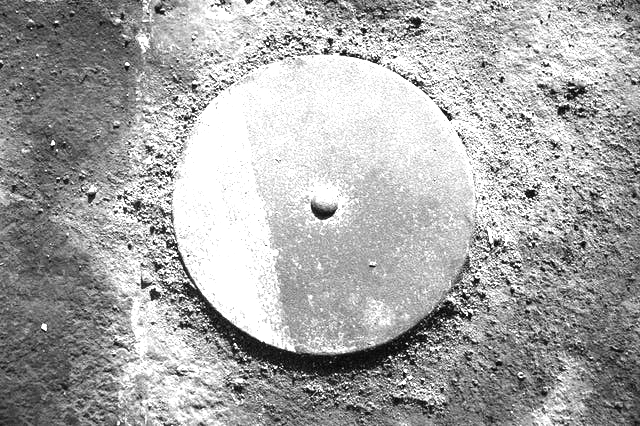
#> input picture grey.png, 640 x 426 px
$ python ssim_example.py
#> lines starting #> are read from the running program, lines starting #| are printed output that depends on the picture; long printed decimals are rounded
import numpy as np
from skimage.metrics import structural_similarity as ssim
import cv2


def compare_image(original_img: np.array, new_img: np.array) -> float:
    original_img = cv2.resize(original_img, (1920, 1080))
    new_img = cv2.resize(new_img, (1920, 1080))
    original_img = cv2.cvtColor(original_img, cv2.COLOR_BGR2GRAY)
    new_img = cv2.cvtColor(new_img, cv2.COLOR_BGR2GRAY)
    structural_similarity_measure = ssim(original_img, new_img)
    return structural_similarity_measure


if __name__ == "__main__":
    original_image = cv2.imread("grey.png")
#> original_image is the input picture: shape (426, 640, 3); min 0, max 255, mean 168.1
    list_of_images = ["test.png", "grey.png", "apple.jpg", "pixabay_nature.jpg"]
    for img in list_of_images:
        new_image = cv2.imread(img)
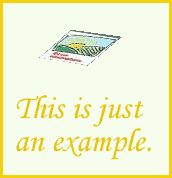
#> input picture test.png, 172 x 178 px
#> new_image is the input picture: shape (178, 172, 3); mean B, G, R 207.9, 244.3, 241.7
        ssim_score = compare_image(original_image, new_image)
#> in compare_image, `original_img = cv2.resize(original_img, (1920, 1080))`:
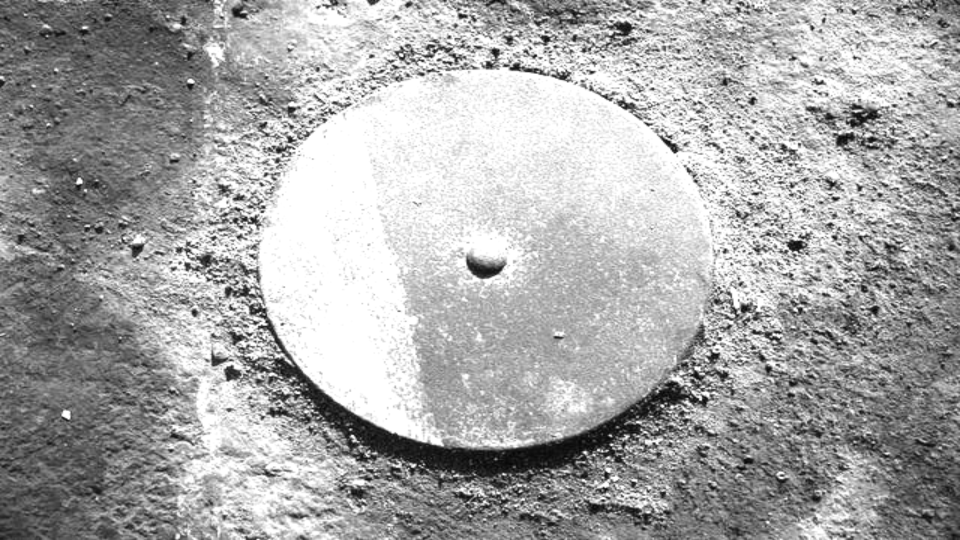
#> original_img: shape (1080, 1920, 3) (shown at 1/2 size); min 1, max 255, mean 168
#> in compare_image, `new_img = cv2.resize(new_img, (1920, 1080))`:
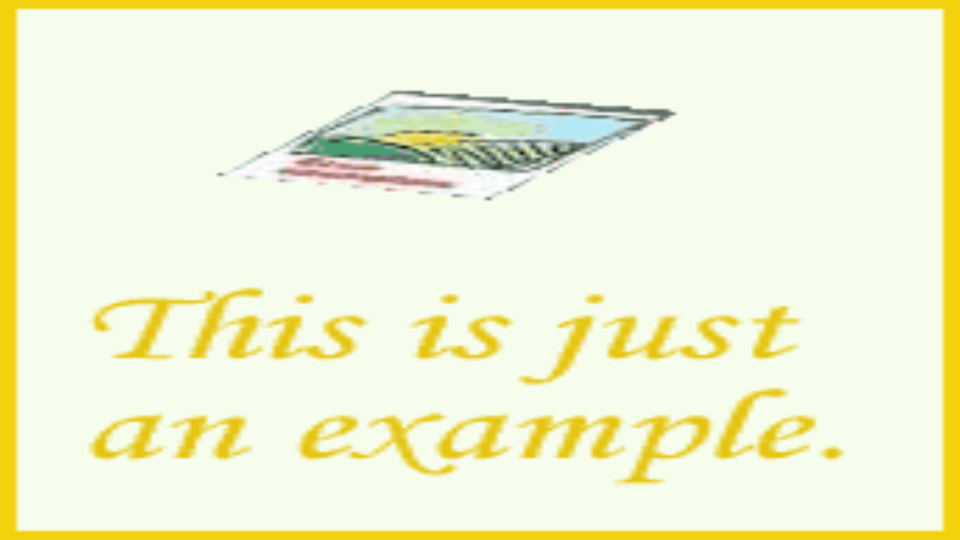
#> new_img: shape (1080, 1920, 3) (shown at 1/2 size); mean of channels 0, 1, 2 207.9, 244.3, 241.6; drawn as B, G, R
#> in compare_image, `new_img = cv2.cvtColor(new_img, cv2.COLOR_BGR2GRAY)`:
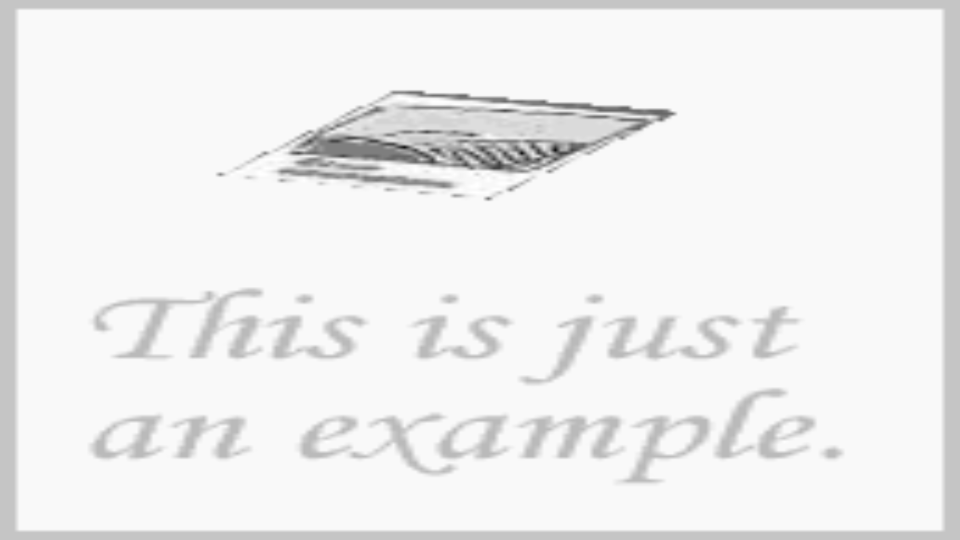
#> new_img: shape (1080, 1920) (shown at 1/2 size); min 7, max 255, mean 239.4
#> in compare_image, `structural_similarity_measure = ssim(original_img, new_img)`: structural_similarity_measure = 0.197
#> ssim_score = 0.197
        print(ssim_score)
#| 0.1975
#> pass 3 of the loop `for img in list_of_images:`:
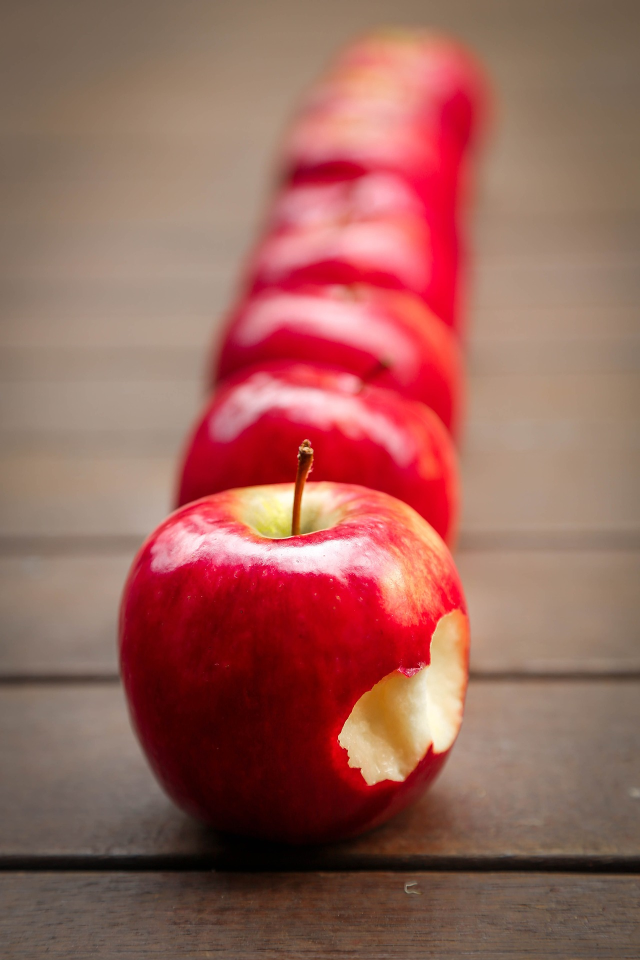
#> input picture apple.jpg, 1280 x 1920 px (shown at 1/2 size)
#> new_image is the input picture: shape (1920, 1280, 3); mean B, G, R 90.4, 99.3, 155.6
#> in compare_image (call 3), `new_img = cv2.resize(new_img, (1920, 1080))`:
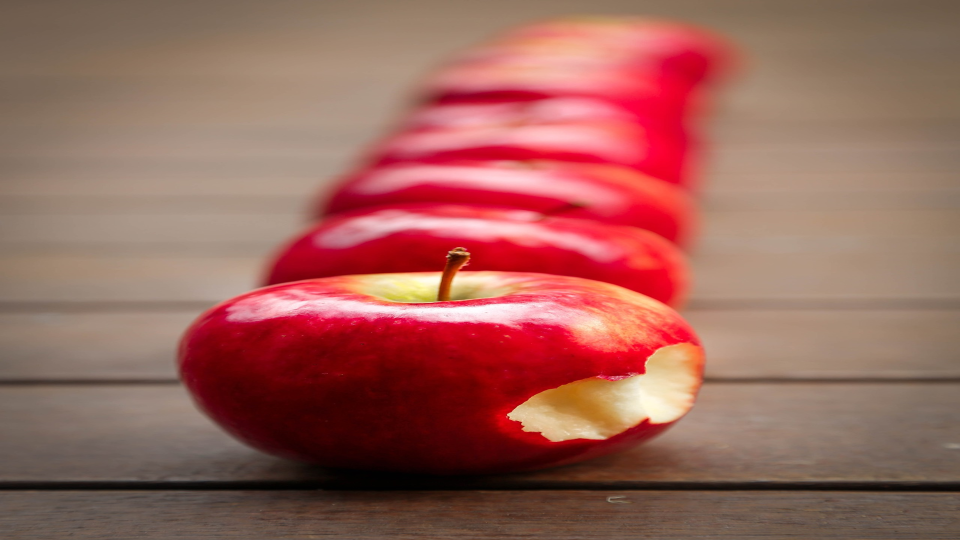
#> new_img: shape (1080, 1920, 3) (shown at 1/2 size); mean of channels 0, 1, 2 90.3, 99.2, 155.5; drawn as B, G, R
#> in compare_image (call 3), `new_img = cv2.cvtColor(new_img, cv2.COLOR_BGR2GRAY)`:
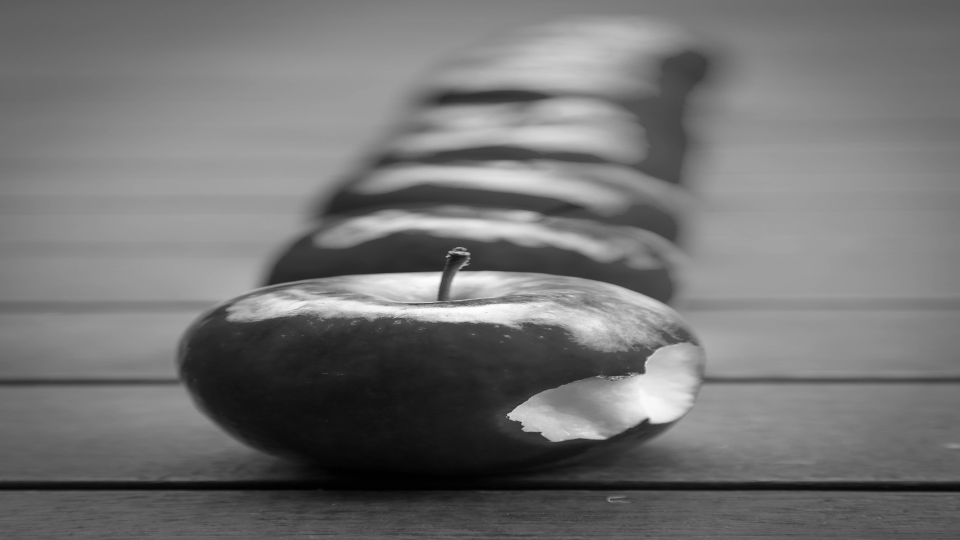
#> new_img: shape (1080, 1920) (shown at 1/2 size); min 0, max 255, mean 115
#> structural_similarity_measure = 0.173
#| 0.1729
#> the loop made 4 passes; the first 3 are shown
